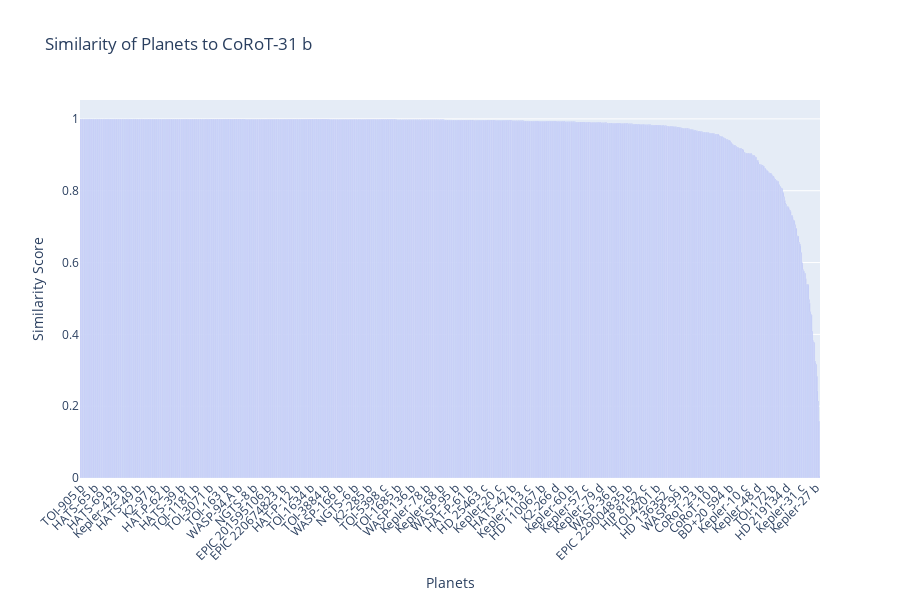

Notebook cell for this chart:
### Code cell
# Example usage
# Select a planet from the dataset
selected_planet = "CoRoT-31 b"  # Change this to any planet in your dataset

# Rank and plot planets by similarity to the selected planet
rankings = rank_by_similarity(X_normalized, selected_planet, df)
plot_similarity_ranking(rankings, selected_planet)

### Figure 1 — Plotly figure (JSON) as saved in the notebook; plotly's stock layout.template omitted (floating-point values rounded to 4 significant figures; data arrays with more than 128 entries replaced by an {"elided": "..."} marker saying what was removed)
{"data": [{"hoverinfo": "text+x", "hovertext": {"elided": "1129 str values"}, "text": {"elided": "1129 float values"}, "textposition": "auto", "type": "bar", "x": {"elided": "1129 str values"}, "y": {"elided": "1129 float values"}}], "layout": {"height": 600, "title": {"text": "Similarity of Planets to CoRoT-31 b"}, "xaxis": {"tickangle": -45, "title": {"text": "Planets"}}, "yaxis": {"title": {"text": "Similarity Score"}}}}
